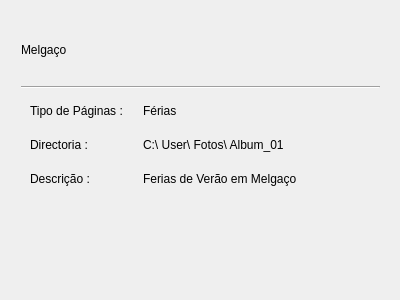
<?xml version="1.0" encoding="UTF-8"?>
<ui version="4.0">
 <class>AlbumInfoDisplay</class>
 <widget class="QWidget" name="AlbumInfoDisplay">
  <property name="geometry">
   <rect>
    <x>0</x>
    <y>0</y>
    <width>400</width>
    <height>300</height>
   </rect>
  </property>
  <property name="sizePolicy">
   <sizepolicy hsizetype="Preferred" vsizetype="Preferred">
    <horstretch>0</horstretch>
    <verstretch>0</verstretch>
   </sizepolicy>
  </property>
  <property name="windowTitle">
   <string>Form</string>
  </property>
  <property name="styleSheet">
   <string notr="true">QWidget{
font: 10pt &quot;Century Gothic&quot;;
}
QLabel#Nome{
font: bold 12pt &quot;Century Gothic&quot;;
}
QLabel#Tag_1
{
font: bold 10pt &quot;Century Gothic&quot;;
}
QLabel#Tag_2
{
font: bold 10pt &quot;Century Gothic&quot;;
}
QLabel#Tag_3
{
font: bold 10pt &quot;Century Gothic&quot;;
}</string>
  </property>
  <layout class="QGridLayout" name="gridLayout">
   <item row="0" column="0">
    <widget class="QWidget" name="" native="true">
     <layout class="QVBoxLayout" name="verticalLayout">
      <property name="leftMargin">
       <number>10</number>
      </property>
      <item>
       <widget class="QLabel" name="Nome">
        <property name="sizePolicy">
         <sizepolicy hsizetype="Preferred" vsizetype="Fixed">
          <horstretch>0</horstretch>
          <verstretch>0</verstretch>
         </sizepolicy>
        </property>
        <property name="minimumSize">
         <size>
          <width>0</width>
          <height>60</height>
         </size>
        </property>
        <property name="text">
         <string>Melgaço</string>
        </property>
       </widget>
      </item>
      <item>
       <widget class="Line" name="line">
        <property name="orientation">
         <enum>Qt::Horizontal</enum>
        </property>
       </widget>
      </item>
      <item>
       <widget class="QWidget" name="verticalWidget_2" native="true">
        <property name="sizePolicy">
         <sizepolicy hsizetype="Preferred" vsizetype="MinimumExpanding">
          <horstretch>0</horstretch>
          <verstretch>0</verstretch>
         </sizepolicy>
        </property>
        <layout class="QFormLayout" name="formLayout_3">
         <property name="formAlignment">
          <set>Qt::AlignJustify|Qt::AlignTop</set>
         </property>
         <property name="horizontalSpacing">
          <number>20</number>
         </property>
         <property name="verticalSpacing">
          <number>20</number>
         </property>
         <item row="0" column="0">
          <widget class="QLabel" name="Tag_1">
           <property name="text">
            <string>Tipo de Páginas :</string>
           </property>
          </widget>
         </item>
         <item row="1" column="0">
          <widget class="QLabel" name="Tag_2">
           <property name="frameShadow">
            <enum>QFrame::Sunken</enum>
           </property>
           <property name="text">
            <string>Directoria :</string>
           </property>
           <property name="scaledContents">
            <bool>false</bool>
           </property>
           <property name="alignment">
            <set>Qt::AlignLeading|Qt::AlignLeft|Qt::AlignVCenter</set>
           </property>
          </widget>
         </item>
         <item row="2" column="0">
          <widget class="QLabel" name="Tag_3">
           <property name="text">
            <string>Descrição :</string>
           </property>
          </widget>
         </item>
         <item row="0" column="1">
          <widget class="QLabel" name="Type">
           <property name="text">
            <string>Férias</string>
           </property>
          </widget>
         </item>
         <item row="1" column="1">
          <widget class="QLabel" name="Path">
           <property name="text">
            <string>C:\ User\ Fotos\ Album_01</string>
           </property>
          </widget>
         </item>
         <item row="2" column="1">
          <widget class="QLabel" name="label_6">
           <property name="text">
            <string>Ferias de Verão em Melgaço</string>
           </property>
           <property name="alignment">
            <set>Qt::AlignJustify|Qt::AlignVCenter</set>
           </property>
          </widget>
         </item>
        </layout>
       </widget>
      </item>
     </layout>
    </widget>
   </item>
  </layout>
 </widget>
 <resources/>
 <connections/>
</ui>
